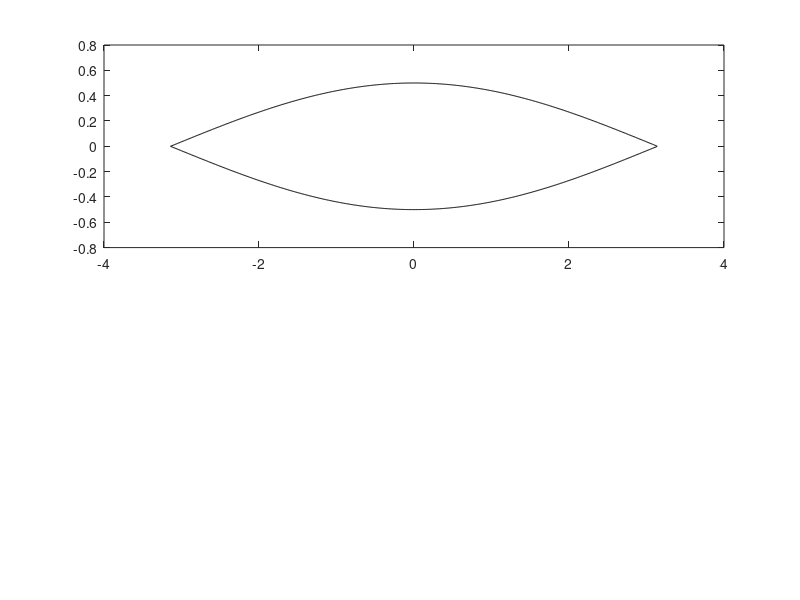

Source code (MATLAB): (Note: this script raises an error after producing the figure.)
% tomography_make_projections.m, V. Ziemann, 240828
clear; close all
addpath /home/ziemann/matlab/elliptic
Omegas=0.25; Ts=2*pi/Omegas; dt=0.05*Ts;  
N=1000;                      % number of particles
x0=[1.0,0.3]; dx=[0.3,0.1];  % center and spread of distribution
x1=zeros(N,2); 
for k=1:N  % initial distribution
  x1(k,:)=x0+(rand(1,2)-0.5).*dx; 
end
nstep=20; xbins=-pi:pi/128:pi;
projections=zeros(length(xbins),nstep); % allocate space
projections(:,1)=hist(x1(:,1),xbins);   % save initial projection
for m=1:nstep-1
  subplot(2,1,1); hold off; 
  phi=-pi:0.01:pi; separatrix=2*Omegas*cos(0.5*phi);
  plot(phi,separatrix,'k',phi,-separatrix,'k');
  hold on
  parfor k=1:N 
    x1(k,:)=pendulumtracker(x1(k,:),Omegas,dt);
  end
  plot(x1(:,1),x1(:,2),'r.')
  axis([-pi,pi,-0.67,0.67]);
  set(gca,'xtick',[-pi,-pi/2,0,pi/2,pi],'fontsize',14, ...
     'xticklabels',{'-\pi','-\pi/2','0','\pi/2','\pi'})
  projections(:,m+1)=hist(x1(:,1),xbins);  
  subplot(2,1,2); bar(xbins,projections(:,m+1)); xlim([-pi,pi])
  set(gca,'xtick',[-pi,-pi/2,0,pi/2,pi],'fontsize',14, ...
     'xticklabels',{'-\pi','-\pi/2','0','\pi/2','\pi'})
  pause(0.001)
end
dlmwrite('projections.dat',projections,'\t');
